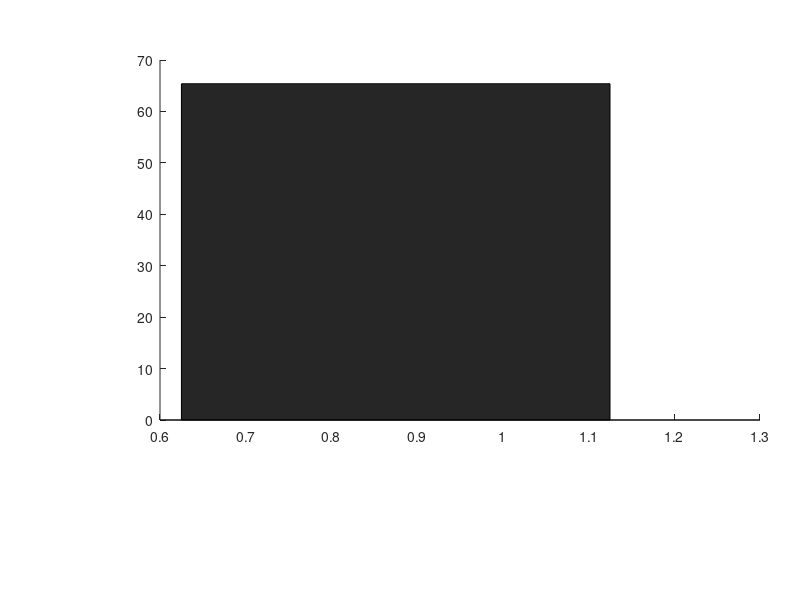

Source code (MATLAB): (Note: this script raises an error after producing the figure.)
%% Code  for pubication RLTS Project :
clear all;
clc;
close all;

%% Figure 2 in the paper:
 
%the data is organized for each experimantal day at a cell, when each cell is organized by experimantal groups: undamaged tissue, sutured and soldered. 
data(:,1)={[196,208,208];[148,140,120];[64,106,118,26,40]}; % zigzag soldering 
data(:,2)={[196,156,194];[80,70,110];[50,40,40,40]}; % fast discrete soldering 
data(:,3)={[284,270,236];[110,150,152];[120,144,70]};% slow discrete soldering
data(:,4)={[254,360,272,246,272,272,220];[82,110,100];[132,132,76,136,118]}; % double slow discrete soldering

s_d=size(data); % get the data size for the loop 

figure('position',[100 100 350 500]);
AxPos=[0.2 0.3 0.75 0.6];
axes('position',AxPos);
hold on;

for i=1:s_d(2) % runs for the different experimantal days
    median_IT(i)=median(cell2mat(data(1,i))); % the median value for the undamaged tissue group
    
    % The data analysis for the suturing group:
    suture=100*cell2mat(data(2,i))./median_IT(i);
    meanS(i)=mean(suture);
    stdS=std(suture);
    b=bar(i-0.125,meanS(i),0.25,'FaceColor','flat');  % Plot the mean value of the suturing group
    hold on
    b.CData =[0.3010 0.7450 0.9330]; % suturing group color
    line([i-0.125 i-0.125],[meanS(i)-stdS meanS(i)+stdS],'color',[0 0 0],'LineWidth',3) % Plot the standard deviation value of the suturing group
   
    for j=1:length(suture) % Plot each indevidual value of the suturing group
    plot(i+rand(1)/10-0.125,suture(j),'Marker','o','MarkerEdgeColor','k','MarkerSize',8,'LineStyle','none')
    end

    %The data analysis for the soldering group
    for n=3:s_d(1)
        if ~isempty(cell2mat(data(n,i)))
            solder(n-2,:)=100*cell2mat(data(n,i))./median_IT(i);
            meanRLTS(n-2,i)=mean(solder(n-2,:));
            stdSo=std(solder(n-2,:));
            b2=bar(i+0.125,meanRLTS(n-2,i),0.25,'FaceColor','flat');% Plot the mean value of the soldering group
            b2.CData =[40,106,70]./255; % soldering (albumin 800 and ICG 0.6) color 
            line([i+0.125 i+0.125],[meanRLTS(i)-stdSo meanRLTS(i)+stdSo],'color',[0 0 0],'LineWidth',3) %Plot the standard deviation value of the soldering group
            for j=1:length(solder) % Plot each indevidual value of the suturing group
            plot(i+rand(1)/10+0.125,solder(n-2,j),'Marker','>','MarkerEdgeColor','k','MarkerSize',8,'LineStyle','none')
            end
            clear solder
        end
    end

end
ylabel('Normalized Burst Pressure  [%]')
set(gca,'xtick',1:4,'xticklabel',{'Zig-Zag','Fast discrete','Slow discrete','Double slow discrete'},'xlim',[0.5 4.5],'ylim',[0 100],'FontSize',16,'FontName','Times new Roman','Box','off')
xlabel('Experimental protocol')
%legend('Manual sutures','Robotic solder')
%% Statistical analysis for figure 2 dataset:

allM_data=[];
for i=1:s_d(2)
    median_IT(i)=median(cell2mat(data(1,i)));
    suture=100*cell2mat(data(2,i))./median_IT(i);
    solder=100*cell2mat(data(3,i))./median_IT(i);
    M_data(:,1)=[suture';solder'];
    M_data(:,2)=[-1*ones(length(suture),1);ones(length(solder),1)];
    M_data(:,3)=i.*ones(length(suture)+length(solder),1);
    allM_data=[allM_data; M_data];
    clear M_data
end
for con=2:s_d(2)
    C(allM_data(:,3)==con,con-1)=1;
    C(allM_data(:,3)==1,con-1)=-1;
end
tab=table(allM_data(:,1),allM_data(:,2),C(:,1),C(:,2),C(:,3),'VariableNames',{'y','method','exp2','exp3','exp4'}); % sumerized table with the data organized by  method factor ('sutuered' or 'soldered') and experiment factor(1-3) code using dummy codeing  

% matlab code analysis
[p,tbl,stats,terms]=anovan(allM_data(:,1),{allM_data(:,2),allM_data(:,3)},'model',2,'varnames',{'method','exp'});
[results,~,~,gnames] = multcompare(stats,"Dimension",[1 2]);

% dummy codeing varuble analysis using linear model
mdl=fitlm(tab,'y~exp2+exp3+exp4+method+exp2:method+exp3:method+exp4:method');
mdlNOexp=fitlm(tab,'y~method+exp2:method+exp3:method+exp4:method');
mdlNOm=fitlm(tab,'y~exp2+exp3+exp4+exp2:method+exp3:method+exp4:method');
mdlNoI=fitlm(tab,'y~exp2+exp3+exp4+method');

yhat=mdl.Fitted;
yhatNOexp=mdlNOexp.Fitted;% model fit without the exp factor
yhatNOm=mdlNOm.Fitted; % model fit without the method factor
yhatNOI=mdlNoI.Fitted;% model fit without the interaction between exp factor and method factor 

b=mdl.Coefficients.Estimate;
nu_res=mdl.DFE;
MS_res=mdl.MSE;

[p_all,F_all] = coefTest(mdl);
dfm=1;dfExp=3; dfI=3;

SS_NOexp=sum((yhat-yhatNOexp).^2);
SS_NOm=sum((yhat-yhatNOm).^2);
SS_NOI=sum((yhat-yhatNOI).^2);

MS_NOexp=SS_NOexp/dfExp;
F_NOexp=MS_NOexp/MS_res;
p_EXp=1-fcdf(F_NOexp,dfExp,nu_res);

MS_NOm=SS_NOm/dfm;
F_NOm=MS_NOm/MS_res;
p_NOm=1-fcdf(F_NOm,dfm,nu_res);

MS_NOI=SS_NOI/dfI;
F_NOI=MS_NOI/MS_res;
p_NOI=1-fcdf(F_NOI,dfI,nu_res);

% % Post- hoc analysis for experiment factor:- Intagration factor is statiscaly sagnificent 
diff12=b(6);
diff13=b(7);
diff14=b(8);
diff23=b(7)-b(6);
diff24=b(8)-b(6);
diff34=b(8)-b(7);
% 
Sb2=mdl.CoefficientCovariance;
Sdiff12=sqrt(Sb2(6,6));
Sdiff13=sqrt(Sb2(7,7));
Sdiff14=sqrt(Sb2(8,8));
Sdiff23=sqrt(Sb2(7,7)+Sb2(6,6)-2*Sb2(6,7));
Sdiff24=sqrt(Sb2(8,8)+Sb2(6,6)-2*Sb2(6,8));
Sdiff34=sqrt(Sb2(8,8)+Sb2(7,7)-2*Sb2(7,8));

p12=2*(1-tcdf(abs(diff12/Sdiff12),nu_res));
p13=2*(1-tcdf(abs(diff13/Sdiff13),nu_res));
p14=2*(1-tcdf(abs(diff14/Sdiff14),nu_res));

p23=2*(1-tcdf(abs(diff23/Sdiff23),nu_res));
p24=2*(1-tcdf(abs(diff24/Sdiff24),nu_res));
p34=2*(1-tcdf(abs(diff34/Sdiff34),nu_res));

% Perform Bonferroni correction
p_value=[p12,p13,p14,p23,p24,p34];
num_comparisons = length(p_value);
alpha = 0.05;
bonferroni_alpha = alpha / num_comparisons;
[p_values_sorted, sorted_indices] = sort(p_value);
significant_indices = sorted_indices(p_values_sorted < bonferroni_alpha);
disp('Significant indices:');
p_value(significant_indices)
disp(['Bonferroni corrected alpha: ', num2str(bonferroni_alpha)]);
%%
clear all;
clc;
%% Figure 3 in the paper:

data(:,1)={[254,360,272,246,272,272,220];[82,110,100];[132,132,76,136,118];[68,102,84,140,96];[122,108,92,68]};% solder cell3 :albomin 800 cell4 albomin 735 cell5 albomin 670%21_10

figure('position',[100 100 400 550]);
AxPos=[0.2 0.45 0.7 0.5];
axes('position',AxPos);
median_data(1)=median(cell2mat(data(1,1)));
s_d=size(data);
for i=2:s_d(1)
    mean_data(i-1)=100.*mean(cell2mat(data(i,1)))./median_data(1);
    std_data(i-1)=std(100.*cell2mat(data(i,1))./median_data(1));
end
b=bar(1:s_d(1)-1,mean_data);
b.FaceColor = 'flat';

b.CData(1,:) =[0.3010 0.7450 0.9330]; % suturing group color
b.CData(2,:) =[40,106,70]./255; % albumin800 group color
b.CData(3,:) =[48,132,128]./255; % albumin 735 group color
b.CData(4,:) =[56,148,180]./255; % albumin 670 group color


hold on

for j=2:s_d(1)
p(1)=line([j-1.1,j-1.1],[mean_data(j-1)-std_data(j-1)  mean_data(j-1)+std_data(j-1)]);
p(1).Color=[ 0 0 0];
p(1).LineWidth=3;
end
marker={'o';'>';'>';'>'};
for n=2:s_d(1)
    n_d=length(cell2mat(data(n,1)));
    plot((n-1)*ones(1,n_d)+randi([-5 5],1,n_d)./100,100.*(cell2mat(data(n,1))./median_data(1)),'Marker',marker{n-1},'MarkerEdgeColor','k','MarkerSize',8,'LineStyle','none','LineWidth',1)
hold on 
end
text(-1,-5,'Normalized Burst Pressure  [%]','FontSize',18,'FontName','Times new Roman','Rotation',90)
xcond={'Sutures','800 mg/ml Albumin','735 mg/ml Albumin','670 mg/ml Albumin'};
set(gca,'xtick',1:s_d(1)-1,'xticklabel',[],'xlim',[0 s_d(1)],'ylim',[0 100],'Fontsize',16,'FontName','Times new Roman','Box','off')
text(1,-30, 'Sutures','FontSize',16,'Rotation',90,'FontName','Times new Roman')
text(2,-70, '800 mg/ml Albumin','FontSize',16,'Rotation',90,'FontName','Times new Roman')
text(3,-70, '735 mg/ml Albumin','FontSize',16,'Rotation',90,'FontName','Times new Roman')
text(4,-70, '670 mg/ml Albumin','FontSize',16,'Rotation',90,'FontName','Times new Roman')
text(0.8,-80,'Experimntal condition','FontSize',18,'FontName','Times new Roman')
%% Statistical analysis for figure 3 dataset:
median_IT=median(cell2mat(data(1,1)));
allM_data=[];
con=[];
for i=2:s_d(1)
 allM_data=[allM_data;100*cell2mat(data(i,1))'./median_IT];
 con=[con;i*ones(length(cell2mat(data(i,1))),1)];
end

[p,tbl,stats,terms]=anovan(allM_data,con,'model',1,'varnames',{'condition'});
[results,~,~,gnames] = multcompare(stats);

%%
clear all;
clc;
%% Figure 4 in the paper:

data(:,1)={[152,166,166,172,150];[94,140,170,175,134];[164,76,40,80,88];[120,106,176];[106,136,152]};% solder cell3 :ICG0.6 cell4 ICG0.45 cell5 ICG 0.310_11mean_IT=median(cell2mat(data(1,1)));


figure('position',[100 100 400 600]);
AxPos=[0.2 0.4 0.7 0.5];
axes('position',AxPos);

median_data(1)=median(cell2mat(data(1,1)));
s_d=size(data);

for i=2:s_d(1)
    mean_data(i-1)=100.*mean(cell2mat(data(i,1)))./median_data(1);
    std_data(i-1)=std(100.*cell2mat(data(i,1))./median_data(1));
end
b=bar(1:s_d(1)-1,mean_data);
b.FaceColor = 'flat';

b.CData(1,:) =[0.3010 0.7450 0.9330]; % suturing color
b.CData(2,:) =[40,106,70]./255; % albumin800 ICG0.6
b.CData(3,:) =[57,151,100]./255; % ICG0.45
b.CData(4,:) =[113,201,153]./255; % ICG0.3

hold on

for j=2:s_d(1)
p(1)=line([j-1.1,j-1.1],[mean_data(j-1)-std_data(j-1)  mean_data(j-1)+std_data(j-1)]);
p(1).Color=[ 0 0 0];
p(1).LineWidth=3;
end
marker={'o';'>';'>';'>'};
for n=2:s_d(1)
    n_d=length(cell2mat(data(n,1)));
    plot((n-1)*ones(1,n_d)+randi([-5 5],1,n_d)./100,100.*(cell2mat(data(n,1))./median_data(1)),'Marker',marker{n-1},'MarkerEdgeColor','k','MarkerSize',8,'LineStyle','none','LineWidth',1)
hold on 
end

ylabel('Normalized Burst Pressure  [%]','FontSize',18,'FontName','Times ')
xcond={'Sutures','ICG0.6','ICG0.45','ICG0.3'}
set(gca,'xtick',1:s_d(1)-1,'xticklabel',[],'xlim',[0 s_d(1)],'ylim',[0 120],'FontSize',16,'FontName','Times new Roman','Box','off')
text(1,-35, 'Sutures','FontSize',16,'Rotation',90,'FontName','Times new Roman')
text(2,-65, '0.6 mg/ml ICG','FontSize',16,'Rotation',90,'FontName','Times new Roman')
text(3,-70, '0.45 mg/ml ICG','FontSize',16,'Rotation',90,'FontName','Times new Roman')
text(4,-65, '0.3 mg/ml ICG','FontSize',16,'Rotation',90,'FontName','Times new Roman')
text(0.8,-80,'Experimntal condition','FontSize',18,'FontName','Times new Roman')
%% Statistical analysis for figure 4 dataset:

median_IT=median(cell2mat(data(1,1)));
allM_data=[];
con=[];
for i=2:s_d(1)
 allM_data=[allM_data;100*cell2mat(data(i,1))'./median_IT];
 con=[con;i*ones(length(cell2mat(data(i,1))),1)];
end

[p,tbl,stats,terms]=anovan(allM_data,con,'model',1,'varnames',{'condition'});
[results,~,~,gnames] = multcompare(stats);

%%
clear all;
clc;
%% Figure 5 in the paper:

data(:,1)={[284,304,356,304];[68,108,122,118,106];[188,168,180,210]};%first day of HM
data(:,2)={[292,238,210,286,244];[136,108,82,114,112];[136,104,142,152,216]}; %second day of HM
data(:,3)={[170,162,172,162];[];[60,120,110,136]}; % cadaver

s_d=size(data); % get the data size for the loop 

figure('position',[100 100 300 550]);
AxPos=[0.25 0.35 0.7 0.6];
axes('position',AxPos);


for i=1:s_d(2) % runs for the different experimantal days
    median_IT(i)=median(cell2mat(data(1,i))); % the median value for the undamaged tissue group
    
    % The data analysis for the suturing group:
    suture=100*cell2mat(data(2,i))./median_IT(i);
    meanS(i)=mean(suture);
    stdS=std(suture);
    b=bar(i-0.125,meanS(i),0.25,'FaceColor','flat');  % Plot the mean value of the suturing group
    hold on
    b.CData =[0.3010 0.7450 0.9330]; % suturing group color
    line([i-0.125 i-0.125],[meanS(i)-stdS meanS(i)+stdS],'color',[0 0 0],'LineWidth',3) % Plot the standard deviation value of the suturing group
   
    for j=1:length(suture) % Plot each indevidual value of the suturing group
    plot(i+rand(1)/12-0.125,suture(j),'Marker','o','MarkerEdgeColor','k','MarkerSize',8,'LineWidth',1) 
    end

    %The data analysis for the soldering group
    for n=3:s_d(1)
        if ~isempty(cell2mat(data(n,i)))
            solder(n-2,:)=100*cell2mat(data(n,i))./median_IT(i);
            meanRLTS(n-2,i)=mean(solder(n-2,:));
            stdSo=std(solder(n-2,:));
            b2=bar(i+0.125,meanRLTS(n-2,i),0.25,'FaceColor','flat');% Plot the mean value of the soldering group
            b2.CData =[57,151,100]./255;  % soldering (albumin 800 and ICG 0.45) color 
            line([i+0.125 i+0.125],[meanRLTS(i)-stdSo meanRLTS(i)+stdSo],'color',[0 0 0],'LineWidth',3) %Plot the standard deviation value of the soldering group
            for j=1:length(solder) % Plot each indevidual value of the suturing group
            plot(i+rand(1)/10+0.125,solder(n-2,j),'Marker','>','MarkerEdgeColor','k','MarkerSize',8,'LineWidth',1) 
            end
            clear solder
        end
    end

end
line([2.5,2.5],[0 120],'LineStyle','--','color','k','LineWidth',3)
ylabel('Normalized Burst Pressure  [%]','FontName','Times new Roman','FontSize',18)
set(gca,'xtick',1:3,'xticklabel',[],'xlim',[0.5 3.5],'ylim',[0 120],'FontSize',16,'FontName','Times new Roman','Box','off')
text(0.9,-45, 'HM at BGU','FontSize',16,'Rotation',90,'FontName','Times new Roman')  
text(1.15,-35, 'lab','FontSize',16,'Rotation',90,'FontName','Times new Roman') 
text(1.9,-45, 'HM at Lahav','FontSize',16,'Rotation',90,'FontName','Times new Roman')
text(2.15,-35, 'C.R.O','FontSize',16,'Rotation',90,'FontName','Times new Roman')
text(3,-40, 'Cadaver','FontSize',16,'Rotation',90,'FontName','Times new Roman')
text(0.5,-55, 'Experiment protocol','FontSize',16,'FontName','Times new Roman')

%% Statistical analysis for figure 5 dataset:

s_d=size(data);
allM_data=[];
for i=1:s_d(2)-1
    median_IT(i)=median(cell2mat(data(1,i)));
    suture=100*cell2mat(data(2,i))./median_IT(i);
    solder=100*cell2mat(data(3,i))./median_IT(i);
    M_data(:,1)=[suture';solder'];
    M_data(:,2)=[-1*ones(length(suture),1);ones(length(solder),1)];
   M_data(:,3)=i.*ones(length(suture)+length(solder),1);
   allM_data=[allM_data; M_data];
   clear M_data
end

for con=2
    C(allM_data(:,3)==con,con-1)=1;
    C(allM_data(:,3)==1,con-1)=-1;
end
tab=table(allM_data(:,1),allM_data(:,2),C(:,1),'VariableNames',{'y','method','exp2'});
[p,tbl,stats,terms]=anovan(allM_data(:,1),{allM_data(:,2),allM_data(:,3)},'model',2,'varnames',{'method','exp'});
%[results,~,~,gnames] = multcompare(stats,"Dimension",[1 2]);